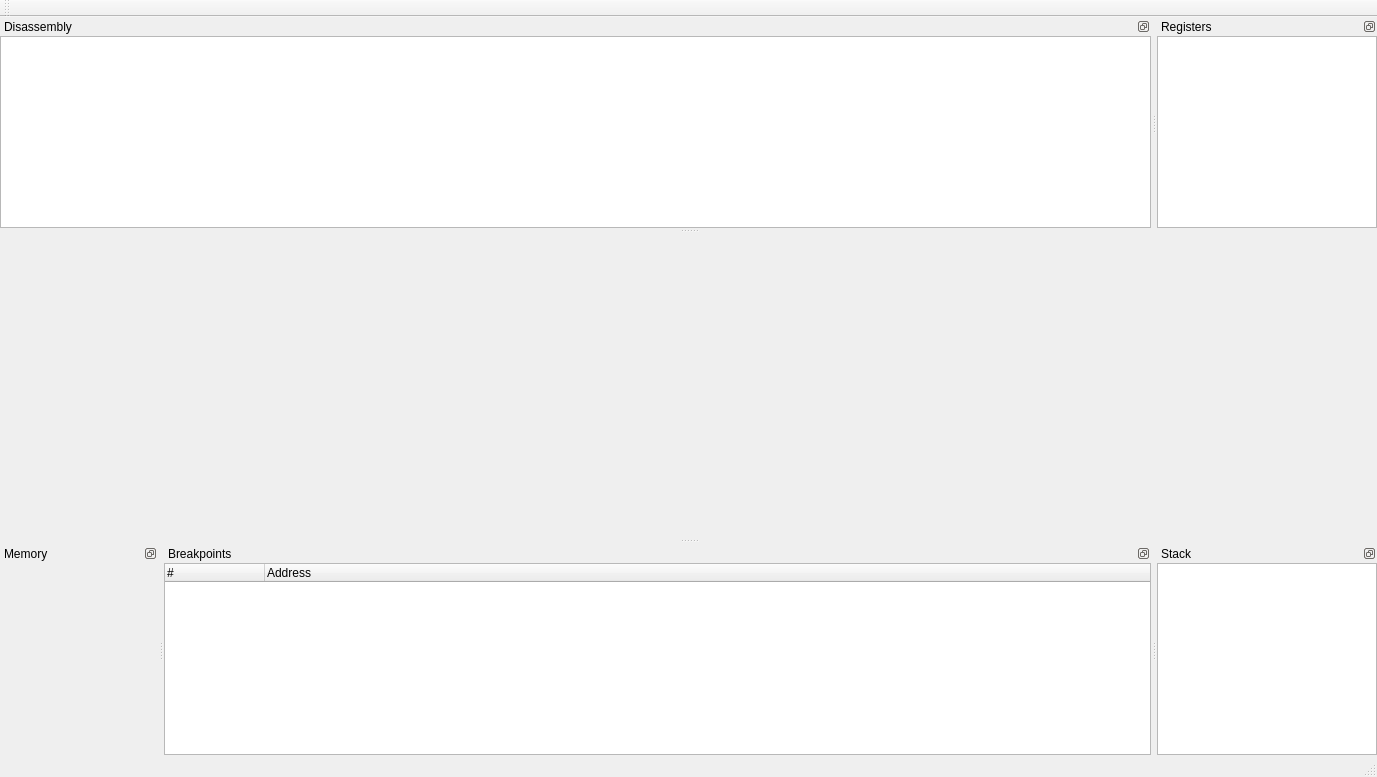
<?xml version="1.0" encoding="UTF-8"?>
<ui version="4.0">
 <class>DebuggerWindow</class>
 <widget class="QMainWindow" name="DebuggerWindow">
  <property name="geometry">
   <rect>
    <x>0</x>
    <y>0</y>
    <width>1377</width>
    <height>777</height>
   </rect>
  </property>
  <property name="windowTitle">
   <string>vm-tutorial debugger</string>
  </property>
  <widget class="QWidget" name="centralwidget"/>
  <widget class="QMenuBar" name="menubar">
   <property name="geometry">
    <rect>
     <x>0</x>
     <y>0</y>
     <width>1377</width>
     <height>22</height>
    </rect>
   </property>
  </widget>
  <widget class="QStatusBar" name="statusbar"/>
  <widget class="QToolBar" name="toolBar">
   <property name="windowTitle">
    <string>toolBar</string>
   </property>
   <attribute name="toolBarArea">
    <enum>TopToolBarArea</enum>
   </attribute>
   <attribute name="toolBarBreak">
    <bool>false</bool>
   </attribute>
  </widget>
  <widget class="QDockWidget" name="dockWidget_4">
   <property name="features">
    <set>QDockWidget::DockWidgetFloatable|QDockWidget::DockWidgetMovable</set>
   </property>
   <property name="windowTitle">
    <string>Disassembly</string>
   </property>
   <attribute name="dockWidgetArea">
    <number>4</number>
   </attribute>
   <widget class="QListView" name="disasmView"/>
  </widget>
  <widget class="QDockWidget" name="dockWidget_5">
   <property name="maximumSize">
    <size>
     <width>220</width>
     <height>524287</height>
    </size>
   </property>
   <property name="features">
    <set>QDockWidget::DockWidgetFloatable|QDockWidget::DockWidgetMovable</set>
   </property>
   <property name="windowTitle">
    <string>Registers</string>
   </property>
   <attribute name="dockWidgetArea">
    <number>4</number>
   </attribute>
   <widget class="QListView" name="registerView"/>
  </widget>
  <widget class="QDockWidget" name="dockWidget_2">
   <property name="features">
    <set>QDockWidget::DockWidgetFloatable|QDockWidget::DockWidgetMovable</set>
   </property>
   <property name="windowTitle">
    <string>Memory</string>
   </property>
   <attribute name="dockWidgetArea">
    <number>8</number>
   </attribute>
   <widget class="MemoryViewWidget" name="memoryView"/>
  </widget>
  <widget class="QDockWidget" name="dockWidget_3">
   <property name="features">
    <set>QDockWidget::DockWidgetFloatable|QDockWidget::DockWidgetMovable</set>
   </property>
   <property name="windowTitle">
    <string>Breakpoints</string>
   </property>
   <attribute name="dockWidgetArea">
    <number>8</number>
   </attribute>
   <widget class="QTreeWidget" name="breakpointsWidget">
    <property name="columnCount">
     <number>2</number>
    </property>
    <column>
     <property name="text">
      <string>#</string>
     </property>
    </column>
    <column>
     <property name="text">
      <string>Address</string>
     </property>
    </column>
   </widget>
  </widget>
  <widget class="QDockWidget" name="dockWidget_7">
   <property name="maximumSize">
    <size>
     <width>220</width>
     <height>524287</height>
    </size>
   </property>
   <property name="features">
    <set>QDockWidget::DockWidgetFloatable|QDockWidget::DockWidgetMovable</set>
   </property>
   <property name="windowTitle">
    <string>Stack</string>
   </property>
   <attribute name="dockWidgetArea">
    <number>8</number>
   </attribute>
   <widget class="QListView" name="stackView"/>
  </widget>
 </widget>
 <customwidgets>
  <customwidget>
   <class>MemoryViewWidget</class>
   <extends>QWidget</extends>
   <header>memory_view.h</header>
   <container>1</container>
  </customwidget>
 </customwidgets>
 <resources/>
 <connections/>
</ui>
